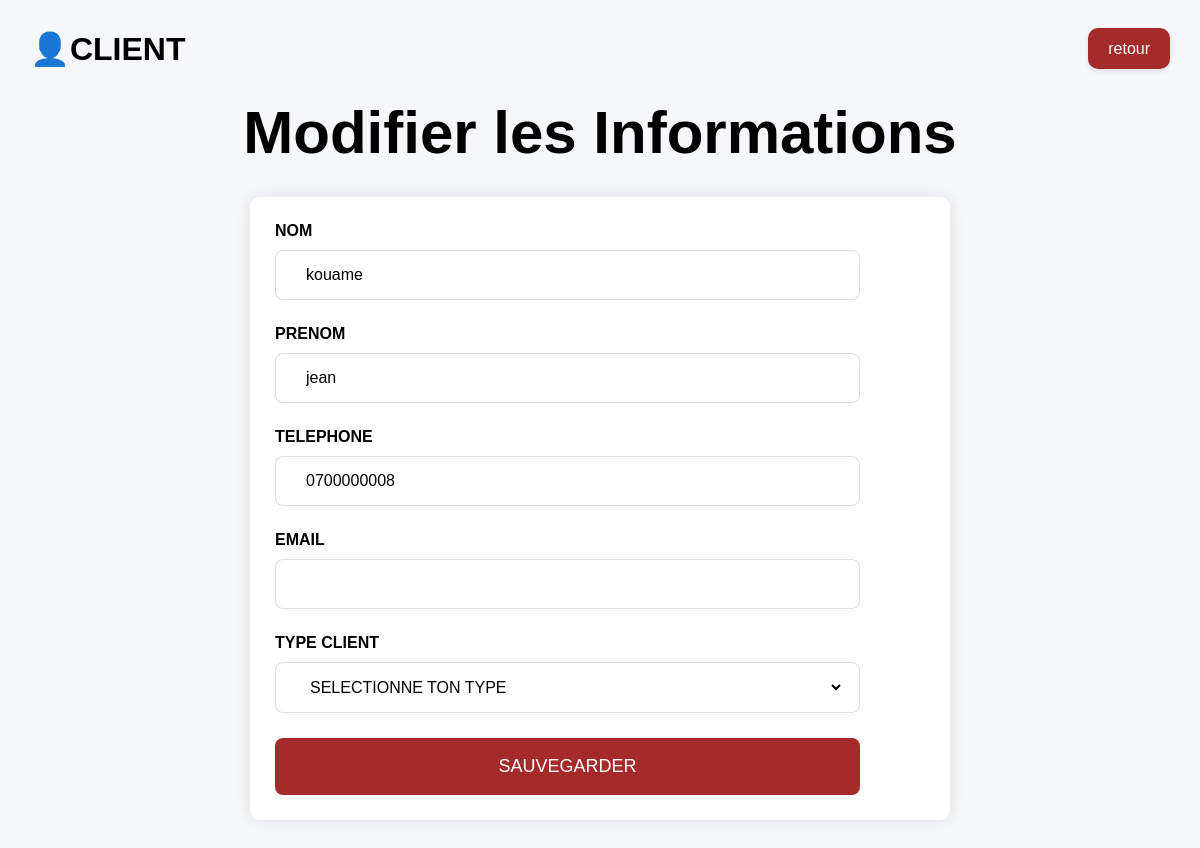
Screenshot of /Cmodifier.php?id_client=11 (signed in) with the database file from the repository.
### tables this page shows
CREATE TABLE `client` (
  `id_client` int(11) NOT NULL,
  `nom` varchar(20) DEFAULT NULL,
  `prenom` varchar(30) DEFAULT NULL,
  `telephone` varchar(20) DEFAULT NULL,
  `email` varchar(20) DEFAULT NULL,
  `type_client` enum('Particulier','Entreprise','Eglise') DEFAULT NULL,
  `date_creation` timestamp NOT NULL DEFAULT current_timestamp() ON UPDATE current_timestamp()
);

### Cmodifier.php (the view, shortened to what this page needs)
<?php
require '../../config/database.php';
$id_client = $_GET['id_client'];
$req = "
SELECT *
FROM client
WHERE id_client=?";
$stmt = $pdo->prepare($req);
$stmt ->execute([
    $id_client
]);
$c = $stmt->fetch();
?>
<!DOCTYPE html>
<html lang="en">
<head>
</head>
<link rel="stylesheet" href="../../css/client_modifier.css">
<body>
<div class="container">
<main class="main-content">
    <header class="header">
        <h1>
            👤CLIENT
        </h1>
        <div class="date">
            <a href="../../admin/client.php">retour</a>
        </div>
    </header>
<div class="titre" >
            <h2>
                Modifier les Informations
            </h2>
         </div>
<section class="formulaire">
 <form action="tmodifier.php" method="POST">
    <div class="champ">
        <label>NOM </label>
        <div class="input-box">
           <input type="text" name="nom"  value="<?= $c['nom'] ?>" >
        </div>
    </div>
    <div class="champ">
        <label>PRENOM </label>
        <div class="input-box">
           <input type="text" name="prenom"  value="<?= $c['prenom'] ?>">
        </div>
    </div>
    <div class="champ">
        <label>TELEPHONE </label>
        <div class="input-box">
           <input type="text" name="telephone"  value="<?= $c['telephone'] ?>">
        </div>
    </div>
    <div class="champ">
        <label>EMAIL </label>
        <div class="input-box">
           <input type="text" name="email"  value="<?= $c['email'] ?>">
        </div>
    </div>
    <div class="champ">
        <label>TYPE CLIENT </label>
        <div class="input-box">
           <select name="type_client">
                  <option >SELECTIONNE TON TYPE</option>
             </select>
        </div>
    </div>
       <button type="submit"  class="btn-reservation">
            SAUVEGARDER
        </button>
 </form>
</section>
 </div>
</body>
</html>

### client_modifier.css (style rules this page uses)
* { margin: 0; padding: 0; box-sizing: border-box; font-family: Arial, Helvetica, sans-serif; }
body { background: #f5F7fb; }
.container { display: flex; min-height: 100vh; }
.main-content { flex: 1; padding: 30px; }
.header { display: flex; justify-content: space-between; align-items: center; margin-bottom: 30px; }
.date a { background: brown; padding: 12px 20px; border-radius: 10px; box-shadow: 0 2px 5px rgba(0,0,0,0.1); text-decoration: none; color: white; }
.titre { text-align: center; margin-top: 15px; margin-bottom: 30px; }
.titre h2 { margin-top: 20px; font-size: 60px; }
form { width: 700px; max-width: 90%; }
.formulaire { width: 700px; max-width: 90%; margin: 30px auto; background: white; padding: 25px; border-radius: 10px; box-shadow: 0 0 15px rgba(0, 0, 0, 0.1); }
.champ { margin-bottom: 25px; }
.champ label { display: block; margin-bottom: 10px; font-weight: bold; }
.input-box { display: flex; align-items: center; border: 1px solid #ddd; border-radius: 8px; padding: 15px; }
.input-box input, .input-box select { border: none; outline: none; width: 100%; font-size: 16px; background: none; }
.btn-reservation { width: 100%; background: brown; color: white; border: none; padding: 18px; font-size: 18px; border-radius: 8px; cursor: pointer; }

### rows the page displays
client: nom "kouame", prenom "jean", telephone "0700000008"
